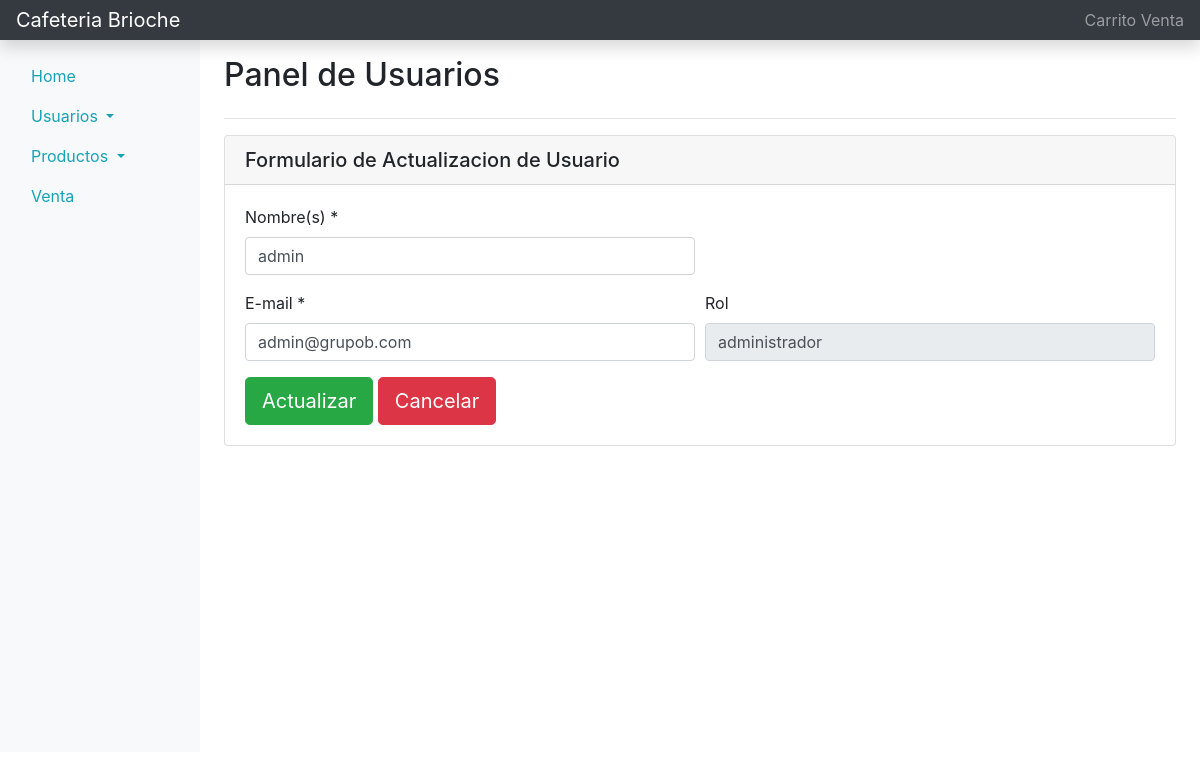
Screenshot of /usuario/actualizar/2 with the database file from the repository.
### tables this page shows
CREATE TABLE USUARIOS (IDUSUARIO INTEGER PRIMARY KEY AUTOINCREMENT, NOMBRE VARCHAR (128) NOT NULL, CONTRASENA VARCHAR (64), CORREO VARCHAR (32) NOT NULL, ROL VARHCAR (16), ESTADO VARCHAR (16));

### Flask/app.py (the view)
@app.route("/usuario/actualizar/<string:id>", methods=['GET', 'POST'])
def actualizarUsuario(id):
    if request.method == 'POST':
        try:
            with sqlite3.connect("brioche.db") as con:
                cur = con.cursor()
                cur.execute("DELETE FROM USUARIOS WHERE IDUSUARIO = " + id)
                con.commit
        except:
            con.rollback()
        finally:
            return redirect("/usuario/modificar")
    else:
        con = sqlite3.connect("brioche.db")
        con.row_factory = sqlite3.Row
        cur = con.cursor()
        cur.execute("SELECT NOMBRE, CORREO, ROL FROM USUARIOS WHERE IDUSUARIO = "+ id )
        rows = cur.fetchall()
        return render_template('panel-usuarios-actualizar.html', rows = rows)

### Flask/templates/panel-usuarios-actualizar.html (shortened to what this page needs)
<!doctype html>
<html lang="es">
<head>
    <link rel="stylesheet" href="https://cdn.jsdelivr.net/npm/bootstrap@4.5.3/dist/css/bootstrap.min.css">
</head>
<body>
    <nav class="navbar navbar-dark sticky-top bg-dark flex-md-nowrap p-0 shadow">
      <a class="navbar-brand col-md-3 col-lg-2 mr-0 px-3" href="#">Cafeteria Brioche</a>
      <ul class="navbar-nav px-3">
        <li class="nav-item text-nowrap">
          <a href="#" class="nav-link">Carrito Venta</a>
        </li>
      </ul>
    </nav>
    <div class="container-fluid">
        <div class="row">
            <nav class="col-md-3 col-lg-2 d-md-block bg-light sidebar" id="sidebarMenu">
                <div class="sidebar-stiky pt-3">
                    <ul class="nav flex-column">
                        <li class="nav-item">
                            <a href="/home" class="nav-link">
                            <span data-feather="home">Home</span>
                            </a>
                        </li>
                        <li class="nav-item">
                            <a href="#userSubmenu" class="nav-link active dropdown-toggle" data-toggle="collapse" aria-expanded="false" class="dropdown-toggle">
                                <span data-feather="shopping-cart">Usuarios</span>
                            </a>
                        </li>
                        <li class="nav-item">
                            <a href="#homeSubmenu" class="nav-link active dropdown-toggle" data-toggle="collapse" aria-expanded="false" class="dropdown-toggle">
                                <span data-feather="shopping-cart">Productos</span>
                            </a>
                        </li>
                        <li class="nav-item">
                            <a href="/ventas" class="nav-link">
                            <span data-feather="home">Venta</span>
                            </a>
                        </li>
                    </ul>
                </div>
            </nav>
            <main role="main" class="col-md-9 ml-sm-auto col-lg-10 px-md-4">
                <div class="d-flex justify-content-between flex-wrap flex-md-nowrap align-items-center pt-3 pb-3 mb-3 border-bottom">
                    <h1 class="h2">Panel de Usuarios</h1>
                </div>
                <div class="card">
                    <h5 class="card-header">Formulario de Actualizacion de Usuario</h5>
                    <div class="card-body">
                      <form action="/usuario/modificar" method="post">
                        {% for row in rows %}
                            <div class="form-row">
                                <div class="form-group col-md-6">
                                    <label for="nombre">Nombre(s) *</label>
                                    <input type="text" name="nombre" id="nombre" class="form-control" placeholder="" value="{{row.NOMBRE}}" required/>
                                </div>
                            </div>
                            <div class="form-row">
                                <div class="form-group col-md-6">
                                    <label for="precio">E-mail *</label>
                                    <input type="email" name="email" id="email" class="form-control" placeholder="" value="{{row.CORREO}}" required/>
                                </div>
                                <div class="form-group col-md-6">
                                    <label for="precio">Rol</label>
                                    <input type="text" name="rol" id="rol" class="form-control" disabled value="{{row.ROL}}" required/>
                                </div>
                            </div>
                            <button type="submit" class="btn btn-success btn-lg">Actualizar</button>
                            <a href="/usuario/modificar" class="btn btn-danger btn-lg">Cancelar</a>
                        {% endfor %}
                      </form>
                    </div>
                </div>
            </main>
        </div>
    </div>
</body>
</html>

### Flask/templates/panel-usuarios-actualizar.html (style rules this page uses)
.sidebar { min-height: 89vh; }
a { color: #17a2b8; }

### rows the page displays
USUARIOS: nombre "admin", email "admin@grupob.com", rol "administrador"
